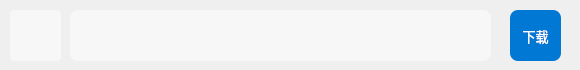
<?xml version="1.0" encoding="UTF-8"?>
<ui version="4.0">
 <class>MCSL2_SubWidget_ScrollArea</class>
 <widget class="QWidget" name="MCSL2_SubWidget_ScrollArea">
  <property name="geometry">
   <rect>
    <x>0</x>
    <y>0</y>
    <width>580</width>
    <height>70</height>
   </rect>
  </property>
  <property name="windowTitle">
   <string>MCSL 2</string>
  </property>
  <widget class="QWidget" name="GraphWidget" native="true">
   <property name="geometry">
    <rect>
     <x>10</x>
     <y>10</y>
     <width>51</width>
     <height>51</height>
    </rect>
   </property>
   <property name="styleSheet">
    <string notr="true">QWidget{
	background-color: rgb(247, 247, 247);
	border-radius: 4px;
}</string>
   </property>
  </widget>
  <widget class="QWidget" name="IntroductionWidget" native="true">
   <property name="geometry">
    <rect>
     <x>70</x>
     <y>10</y>
     <width>421</width>
     <height>51</height>
    </rect>
   </property>
   <property name="styleSheet">
    <string notr="true">QWidget
{
	background-color: rgb(247, 247, 247);
	border-radius: 8px
}</string>
   </property>
  </widget>
  <widget class="QPushButton" name="Download_PushButton">
   <property name="geometry">
    <rect>
     <x>510</x>
     <y>10</y>
     <width>51</width>
     <height>51</height>
    </rect>
   </property>
   <property name="font">
    <font>
     <family>Microsoft YaHei UI</family>
     <pointsize>10</pointsize>
    </font>
   </property>
   <property name="cursor">
    <cursorShape>PointingHandCursor</cursorShape>
   </property>
   <property name="styleSheet">
    <string notr="true">QPushButton
{
	background-color: rgb(0, 120, 212);
	border-radius: 8px;
	color: rgb(255, 255, 255);
}
QPushButton:hover
{
    background-color: rgb(0, 110, 212);
	border-radius: 8px;
    color: rgb(255, 255, 255);
}
QPushButton:pressed
{
    background-color: rgb(0, 100, 212);
	border-radius: 8px;
    color: rgb(255, 255, 255);
}</string>
   </property>
   <property name="text">
    <string>下载</string>
   </property>
   <property name="flat">
    <bool>false</bool>
   </property>
  </widget>
 </widget>
 <resources>
  <include location="MCSL2_Icon.qrc"/>
 </resources>
 <connections/>
</ui>
